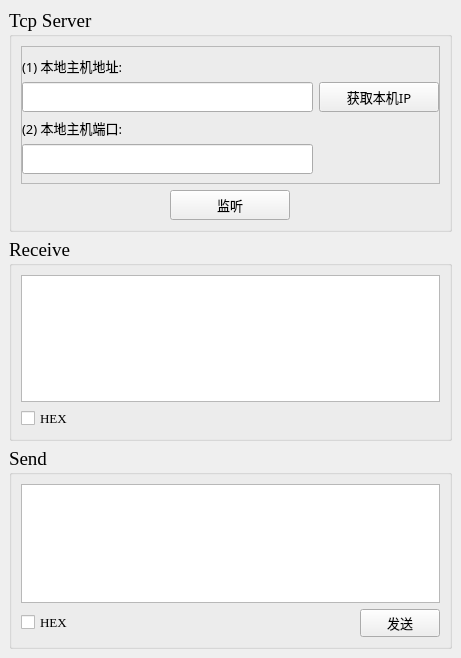
<?xml version="1.0" encoding="UTF-8"?>
<ui version="4.0">
 <class>mainWindow</class>
 <widget class="QMainWindow" name="mainWindow">
  <property name="geometry">
   <rect>
    <x>0</x>
    <y>0</y>
    <width>461</width>
    <height>658</height>
   </rect>
  </property>
  <property name="windowTitle">
   <string>Multifunctional TCP Assistant</string>
  </property>
  <widget class="QWidget" name="centralwidget">
   <layout class="QGridLayout" name="gridLayout_5" rowstretch="8,8,8">
    <item row="0" column="0">
     <widget class="QGroupBox" name="groupBox">
      <property name="font">
       <font>
        <family>Times New Roman</family>
        <pointsize>14</pointsize>
       </font>
      </property>
      <property name="title">
       <string>Tcp Server</string>
      </property>
      <layout class="QGridLayout" name="gridLayout_2">
       <property name="leftMargin">
        <number>9</number>
       </property>
       <item row="0" column="0">
        <widget class="QFrame" name="frame">
         <property name="font">
          <font>
           <family>幼圆</family>
           <pointsize>11</pointsize>
          </font>
         </property>
         <property name="frameShape">
          <enum>QFrame::StyledPanel</enum>
         </property>
         <property name="frameShadow">
          <enum>QFrame::Raised</enum>
         </property>
         <layout class="QGridLayout" name="gridLayout">
          <property name="leftMargin">
           <number>0</number>
          </property>
          <property name="rightMargin">
           <number>0</number>
          </property>
          <item row="2" column="0">
           <widget class="QLabel" name="label_2">
            <property name="font">
             <font>
              <family>幼圆</family>
              <pointsize>10</pointsize>
             </font>
            </property>
            <property name="text">
             <string>(2) 本地主机端口:</string>
            </property>
           </widget>
          </item>
          <item row="1" column="1">
           <widget class="QPushButton" name="pushButton_getIP">
            <property name="minimumSize">
             <size>
              <width>120</width>
              <height>30</height>
             </size>
            </property>
            <property name="maximumSize">
             <size>
              <width>120</width>
              <height>30</height>
             </size>
            </property>
            <property name="font">
             <font>
              <family>幼圆</family>
              <pointsize>10</pointsize>
             </font>
            </property>
            <property name="text">
             <string>获取本机IP</string>
            </property>
           </widget>
          </item>
          <item row="0" column="0">
           <widget class="QLabel" name="label">
            <property name="font">
             <font>
              <family>幼圆</family>
              <pointsize>10</pointsize>
             </font>
            </property>
            <property name="text">
             <string>(1) 本地主机地址:</string>
            </property>
           </widget>
          </item>
          <item row="1" column="0">
           <widget class="QLineEdit" name="lineEdit_ip">
            <property name="minimumSize">
             <size>
              <width>0</width>
              <height>30</height>
             </size>
            </property>
            <property name="maximumSize">
             <size>
              <width>16777215</width>
              <height>30</height>
             </size>
            </property>
            <property name="font">
             <font>
              <family>幼圆</family>
              <pointsize>10</pointsize>
             </font>
            </property>
            <property name="alignment">
             <set>Qt::AlignCenter</set>
            </property>
           </widget>
          </item>
          <item row="3" column="0">
           <widget class="QLineEdit" name="lineEdit_port">
            <property name="minimumSize">
             <size>
              <width>0</width>
              <height>30</height>
             </size>
            </property>
            <property name="maximumSize">
             <size>
              <width>16777215</width>
              <height>30</height>
             </size>
            </property>
            <property name="font">
             <font>
              <family>幼圆</family>
              <pointsize>10</pointsize>
              <italic>false</italic>
              <bold>true</bold>
             </font>
            </property>
            <property name="alignment">
             <set>Qt::AlignCenter</set>
            </property>
           </widget>
          </item>
         </layout>
        </widget>
       </item>
       <item row="1" column="0" alignment="Qt::AlignHCenter">
        <widget class="QPushButton" name="pushButton_listen">
         <property name="minimumSize">
          <size>
           <width>120</width>
           <height>30</height>
          </size>
         </property>
         <property name="maximumSize">
          <size>
           <width>120</width>
           <height>30</height>
          </size>
         </property>
         <property name="font">
          <font>
           <family>幼圆</family>
           <pointsize>10</pointsize>
          </font>
         </property>
         <property name="text">
          <string>监听</string>
         </property>
        </widget>
       </item>
      </layout>
     </widget>
    </item>
    <item row="1" column="0">
     <widget class="QGroupBox" name="groupBox_2">
      <property name="font">
       <font>
        <family>Times New Roman</family>
        <pointsize>14</pointsize>
       </font>
      </property>
      <property name="title">
       <string>Receive</string>
      </property>
      <layout class="QGridLayout" name="gridLayout_3">
       <item row="0" column="0">
        <widget class="QTextBrowser" name="textBrowser"/>
       </item>
       <item row="1" column="0">
        <widget class="QCheckBox" name="checkBox_receive">
         <property name="font">
          <font>
           <family>Times New Roman</family>
           <pointsize>10</pointsize>
          </font>
         </property>
         <property name="text">
          <string>HEX</string>
         </property>
        </widget>
       </item>
      </layout>
     </widget>
    </item>
    <item row="2" column="0">
     <widget class="QGroupBox" name="groupBox_3">
      <property name="font">
       <font>
        <family>Times New Roman</family>
        <pointsize>14</pointsize>
       </font>
      </property>
      <property name="title">
       <string>Send</string>
      </property>
      <layout class="QGridLayout" name="gridLayout_4">
       <item row="0" column="0">
        <widget class="QTextEdit" name="textEdit_Send"/>
       </item>
       <item row="1" column="0">
        <layout class="QHBoxLayout" name="horizontalLayout">
         <item>
          <widget class="QCheckBox" name="checkBox_send">
           <property name="font">
            <font>
             <family>Times New Roman</family>
             <pointsize>10</pointsize>
            </font>
           </property>
           <property name="text">
            <string>HEX</string>
           </property>
          </widget>
         </item>
         <item>
          <spacer name="horizontalSpacer">
           <property name="orientation">
            <enum>Qt::Horizontal</enum>
           </property>
           <property name="sizeHint" stdset="0">
            <size>
             <width>40</width>
             <height>20</height>
            </size>
           </property>
          </spacer>
         </item>
         <item>
          <widget class="QPushButton" name="pushButton_ok">
           <property name="font">
            <font>
             <family>Times New Roman</family>
             <pointsize>10</pointsize>
            </font>
           </property>
           <property name="text">
            <string>发送</string>
           </property>
          </widget>
         </item>
        </layout>
       </item>
      </layout>
     </widget>
    </item>
   </layout>
  </widget>
 </widget>
 <resources/>
 <connections/>
</ui>
